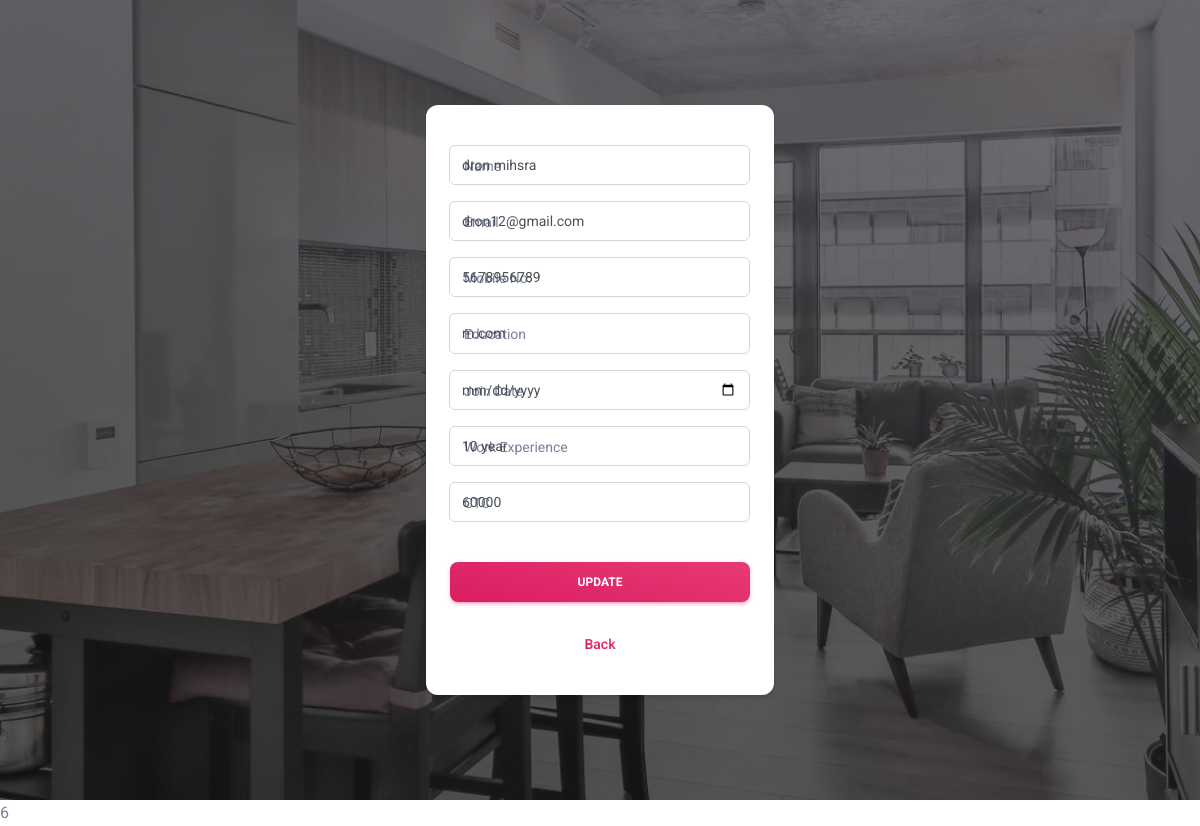
Page /update_tech/1/ on the committed database.
### app/models.py (models this page shows)
class Teacher(models.Model):
    teachername=models.CharField(max_length=300)
    teacheremail=models.CharField(max_length=200)
    teachermobile=models.IntegerField()
    joindate=models.DateField()
    education=models.CharField(max_length=200)
    workexp=models.CharField(max_length=200)
    ctc=models.CharField(max_length=200)

### app/views.py (the view)
# urls.py: path('update_tech/<int:uid>/',views.update_tech),
def update_tech(request,uid ):
    res = Teacher.objects.get(id=uid)
    return render(request, 'update_tech.html', context={
        'teacher': res,
    })

### app/templates/update_tech.html (shortened to what this page needs)
{% load static %}
<!DOCTYPE html>
<html lang="en">
<head>
   <link href="{% static 'css/nucleo-icons.css' %}" rel="stylesheet" />
   <link href="{% static 'css/nucleo-svg.css' %}" rel="stylesheet" />
   <link id="pagestyle" href="{% static 'css/material-dashboard.css' %}" rel="stylesheet" />
</head>
  <main class="main-content  mt-0">
    <div class="page-header align-items-start min-vh-100" style="background-image: url('{%static 'img/bg-smart-home-1.jpg' %}');">
      <div class="container my-auto">
        <div class="row">
          <div class="col-lg-4 col-md-8 col-12 mx-auto">
            <div class="card z-index-0 fadeIn3 fadeInBottom">
              <div class="card-body">
                <form role="form" method="POST" action="/updateteacherdata/">
                  <div class="input-group input-group-outline my-3">
                    <label class="form-label">Name</label>
                    <input type="text" class="form-control" name='name' value="{{teacher.teachername}}">
                  </div>
                  <div class="input-group input-group-outline my-3">
                    <label class="form-label">Email</label>
                    <input type="email" class="form-control" name='email' value="{{teacher.teacheremail}}">
                  </div>
                  <div class="input-group input-group-outline mb-3">
                    <label class="form-label">Mobile No.</label>
                    <input type="number" class="form-control" name="mobile" value="{{teacher.teachermobile}}">
                  </div>
                  <div class="input-group input-group-outline mb-3">
                    <label class="form-label">Education</label>
                    <input type="text" class="form-control" name="education" value="{{teacher.education}}">
                  </div>
                  <div class="input-group input-group-outline mb-3">
                    <label class="form-label">Join Date</label>
                    <input type="date" class="form-control" name="joindate" value="{{teacher.joindate}}">
                  </div>
                  <div class="input-group input-group-outline mb-3">
                    <label class="form-label">Work Experience</label>
                    <input type="text" class="form-control" name="workexp" value="{{teacher.workexp}}">
                  </div>
                  <div class="input-group input-group-outline mb-3">
                    <label class="form-label">CTC</label>
                    <input type="text" class="form-control" name="ctc" value="{{teacher.ctc}}">
                  </div>
                  <div class="text-center" >
                    <button type="submit" class="btn bg-gradient-primary w-100 my-4 mb-2" >Update</button>
                  </div>
                  <p class="mt-4 text-sm text-center">
                    <a href="/teacher/" class="text-primary text-gradient font-weight-bold">Back</a>
                  </p>
                </form>
              </div>
            </div>
          </div>
        </div>
      </div>
    </div>
  </main>
</body>
</html>6

### rows in the picture
Teacher: name "dron mihsra", email "dron12@gmail.com", mobile "5678956789", education "m.com", workexp "10 year", ctc "60000"
